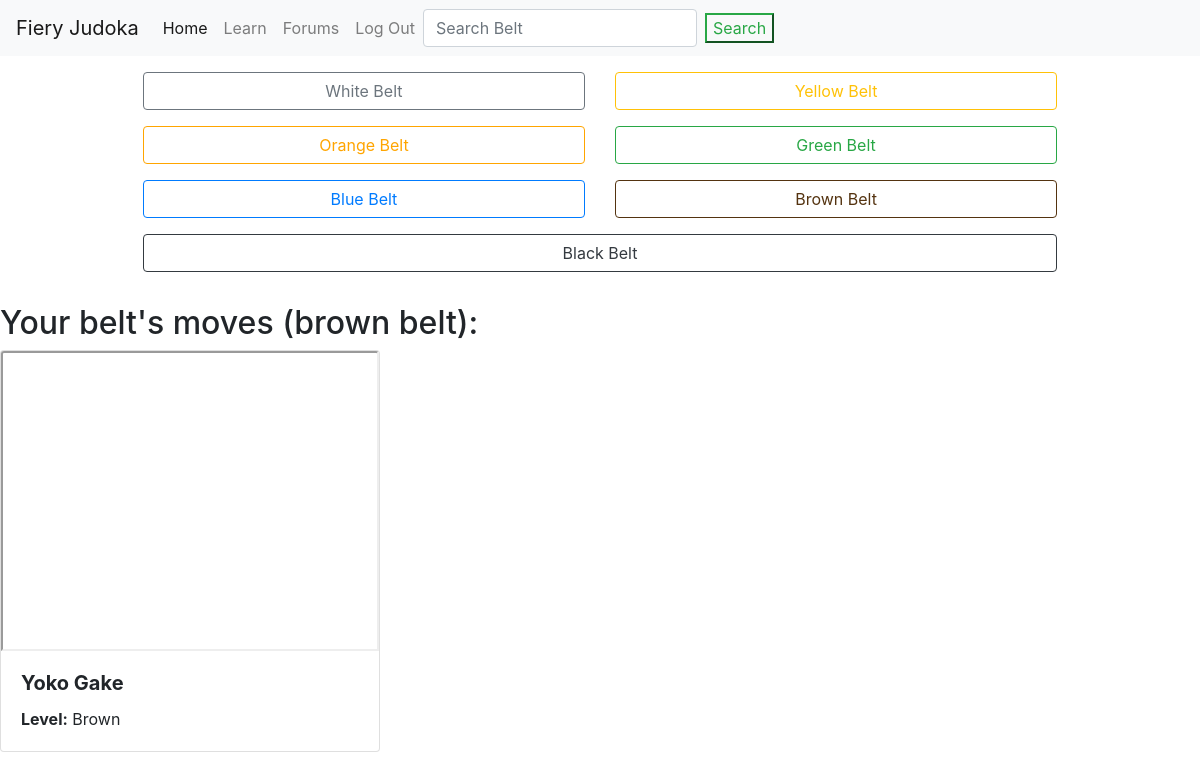
The page /learn/ (signed in) on the database its author committed.
### user/models.py (models this page shows)
class User(AbstractUser):
    belt = models.CharField(max_length=6)

### learn/models.py (models this page shows, shortened)
class Move(models.Model):
    name = models.CharField(max_length=100)
    video = models.URLField()
    belt = models.ForeignKey('Belt', related_name='moves', on_delete=models.CASCADE)
    forbidden = models.BooleanField(default=False)
    def get_embed_url(self):
        return self.video.replace("youtu.be/", "youtube.com/embed/")

class Belt(models.Model):
    belt = models.CharField(max_length=6)
    def __str__(self):
        return self.belt

### learn/views.py (the view)
# urls.py: path('', views.index, name='forums'),
@login_required(login_url="/login",redirect_field_name='')
def index(request):
    belt = Belt.objects.get(belt=request.user.belt.title())
    moves = belt.moves.all()
    return render(request, "learn/index.html",{
        'moves':moves,
    })

### learn/templates/learn/index.html (shortened to what this page needs)
{% extends "learn/layout.html" %}
{% load static %}
{% block body %}
    <div class="d-flex justify-content-center">
        <div class="btn-group m-3" role="group" aria-label="belts">
            <div class="row">
                <div class="col-12 col-md-6 mb-3">
                    <button type="button" class="btn btn-outline-secondary btn-block" data-belt="White">White Belt</button>
                </div>
                <div class="col-12 col-md-6 mb-3">
                    <button type="button" class="btn btn-outline-warning btn-block" data-belt="Yellow">Yellow Belt</button>
                </div>
                <div class="col-12 col-md-6 mb-3">
                    <button type="button" class="btn btn-outline-orange btn-block" data-belt="Orange">Orange Belt</button>
                </div>
                <div class="col-12 col-md-6 mb-3">
                    <button type="button" class="btn btn-outline-success btn-block" data-belt="Green">Green Belt</button>
                </div>
                <div class="col-12 col-md-6 mb-3">
                    <button type="button" class="btn btn-outline-primary btn-block" data-belt="Blue">Blue Belt</button>
                </div>
                <div class="col-12 col-md-6 mb-3">
                    <button type="button" class="btn btn-outline-brown btn-block" data-belt="Brown">Brown Belt</button>
                </div>
                <div class="col-12 mb-3">
                    <button type="button" class="btn btn-outline-dark btn-block" data-belt="Black">Black Belt</button>
                </div>
            </div>
        </div>
    </div>
    <div id="default_moves">
        <h2>Your belt's moves ({{ user.belt }} belt):</h2>
        <div class="row">
            {% for move in moves %}
                <div class="col-12 col-md-6 col-lg-4 mb-4">
                    <div class="card">
                        <iframe class="card-img-top" src="{{ move.get_embed_url }}" allowfullscreen style="height: 300px;"></iframe>
                        <div class="card-body">
                            <h5 class="card-title"><strong>{{ move.name }}</strong></h5>
                            <p class="card-text"><strong>Level:</strong> {{ move.belt }}</p>
                        </div>
                    </div>
                </div>
            {% endfor %}
        </div>
    </div>
{% endblock %}

### learn/static/learn/style.css (style rules this page uses)
.btn-outline-orange { background-color: white; border-color: orange; color: orange; }
.btn-outline-brown { background-color: white; border-color: #543310; color: #543310; }
div#default_moves { display: flex; flex-direction: column; }
.card { flex:auto; }

### rows shown on the page
User: belt "brown"
Move: name "Yoko Gake", belt "Brown"
